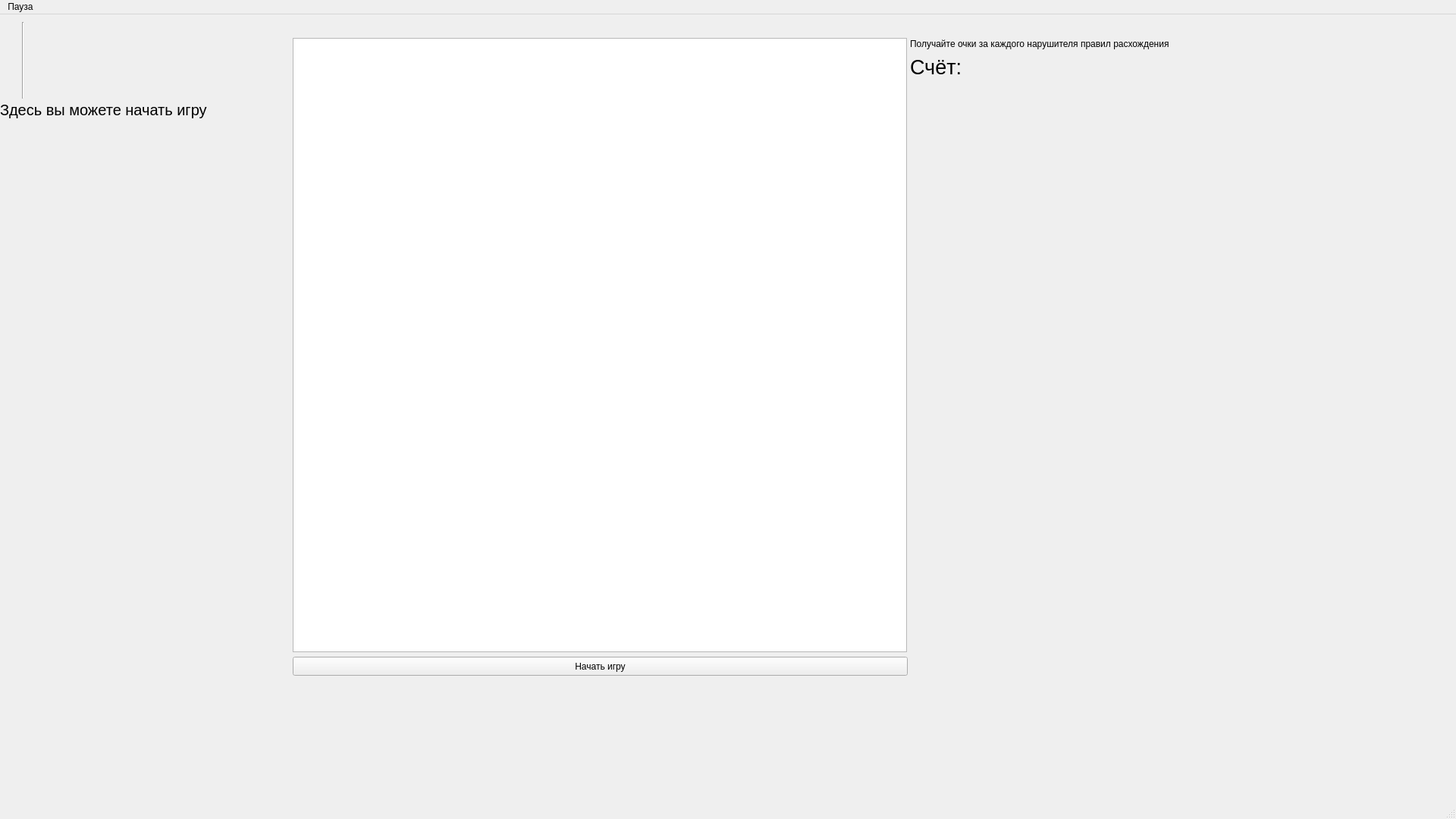
<?xml version="1.0" encoding="UTF-8"?>
<ui version="4.0">
 <class>MainWindow</class>
 <widget class="QMainWindow" name="MainWindow">
  <property name="geometry">
   <rect>
    <x>0</x>
    <y>0</y>
    <width>1920</width>
    <height>1080</height>
   </rect>
  </property>
  <property name="minimumSize">
   <size>
    <width>1920</width>
    <height>1080</height>
   </size>
  </property>
  <property name="windowTitle">
   <string>MainWindow</string>
  </property>
  <widget class="QWidget" name="centralwidget">
   <widget class="QWidget" name="verticalLayoutWidget">
    <property name="geometry">
     <rect>
      <x>1200</x>
      <y>30</y>
      <width>435</width>
      <height>116</height>
     </rect>
    </property>
    <layout class="QVBoxLayout" name="verticalLayout">
     <item>
      <widget class="QLabel" name="bonusText">
       <property name="text">
        <string>Получайте очки за каждого нарушителя правил расхождения</string>
       </property>
      </widget>
     </item>
     <item>
      <widget class="QLabel" name="scoreLabel">
       <property name="font">
        <font>
         <pointsize>20</pointsize>
        </font>
       </property>
       <property name="text">
        <string>Счёт:</string>
       </property>
      </widget>
     </item>
     <item>
      <widget class="QLabel" name="scoreLabel2">
       <property name="font">
        <font>
         <pointsize>20</pointsize>
         <italic>true</italic>
         <bold>true</bold>
        </font>
       </property>
       <property name="text">
        <string/>
       </property>
      </widget>
     </item>
     <item>
      <widget class="QLabel" name="loseLabel">
       <property name="text">
        <string/>
       </property>
      </widget>
     </item>
    </layout>
   </widget>
   <widget class="QPushButton" name="startBttn">
    <property name="geometry">
     <rect>
      <x>386</x>
      <y>847</y>
      <width>811</width>
      <height>25</height>
     </rect>
    </property>
    <property name="text">
     <string>Начать игру</string>
    </property>
   </widget>
   <widget class="QGraphicsView" name="graphicsView">
    <property name="geometry">
     <rect>
      <x>386</x>
      <y>31</y>
      <width>810</width>
      <height>810</height>
     </rect>
    </property>
    <property name="minimumSize">
     <size>
      <width>810</width>
      <height>810</height>
     </size>
    </property>
    <property name="maximumSize">
     <size>
      <width>820</width>
      <height>820</height>
     </size>
    </property>
   </widget>
   <widget class="QLabel" name="textLabel">
    <property name="geometry">
     <rect>
      <x>710</x>
      <y>340</y>
      <width>581</width>
      <height>101</height>
     </rect>
    </property>
    <property name="font">
     <font>
      <family>Ubuntu Mono</family>
      <pointsize>20</pointsize>
     </font>
    </property>
    <property name="text">
     <string/>
    </property>
   </widget>
   <widget class="QLabel" name="label">
    <property name="geometry">
     <rect>
      <x>0</x>
      <y>70</y>
      <width>361</width>
      <height>111</height>
     </rect>
    </property>
    <property name="font">
     <font>
      <pointsize>15</pointsize>
     </font>
    </property>
    <property name="text">
     <string>Здесь вы можете начать игру </string>
    </property>
   </widget>
   <widget class="Line" name="line">
    <property name="geometry">
     <rect>
      <x>20</x>
      <y>10</y>
      <width>20</width>
      <height>101</height>
     </rect>
    </property>
    <property name="orientation">
     <enum>Qt::Vertical</enum>
    </property>
   </widget>
  </widget>
  <widget class="QMenuBar" name="menubar">
   <property name="geometry">
    <rect>
     <x>0</x>
     <y>0</y>
     <width>1920</width>
     <height>22</height>
    </rect>
   </property>
   <widget class="QMenu" name="menuPause">
    <property name="title">
     <string>Пауза</string>
    </property>
    <addaction name="action"/>
    <addaction name="separator"/>
    <addaction name="action_3"/>
   </widget>
   <addaction name="menuPause"/>
  </widget>
  <widget class="QStatusBar" name="statusbar"/>
  <action name="action">
   <property name="text">
    <string>Новая игра</string>
   </property>
  </action>
  <action name="action_3">
   <property name="text">
    <string>Обучение</string>
   </property>
  </action>
 </widget>
 <resources/>
 <connections/>
</ui>
